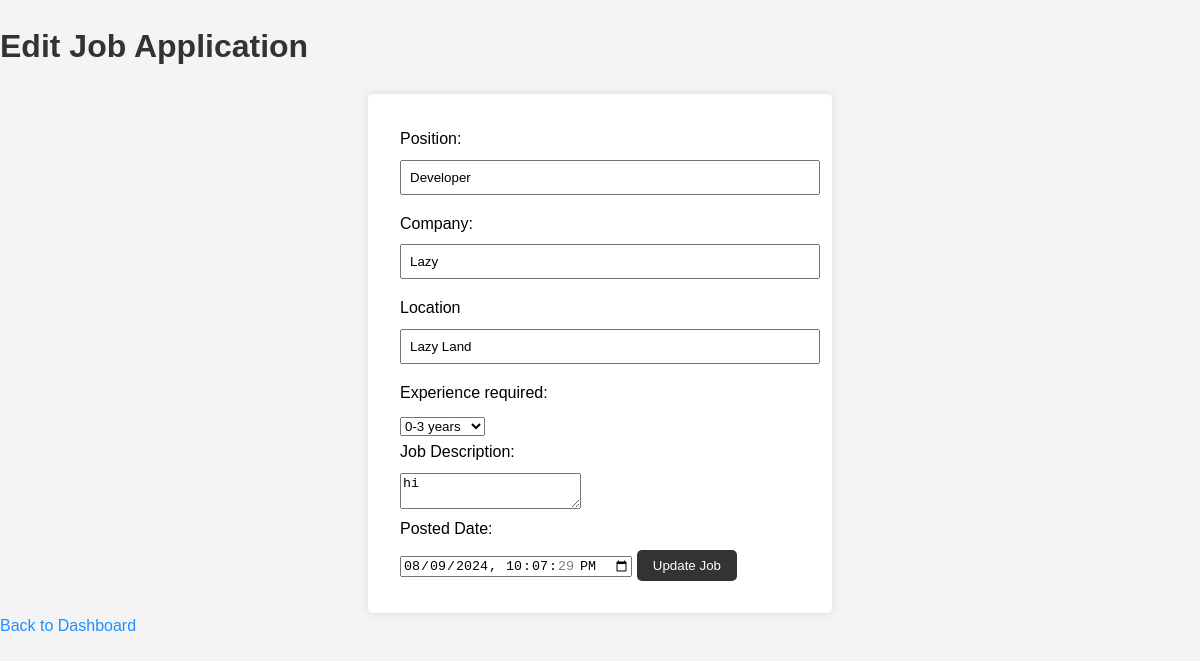
/admin/edit_job/1 (signed in), run on the app's committed database.
### tables this page shows
CREATE TABLE job_applications (
                id INTEGER PRIMARY KEY AUTOINCREMENT,
                position TEXT NOT NULL,
                company TEXT NOT NULL,
                location TEXT NOT NULL,
                experience_range TEXT NOT NULL,
                description TEXT NOT NULL,
                posted_date TEXT NOT NULL
            );

### admin.py (the view, shortened to what this page needs)
@admin_blueprint.route('/edit_job/<int:job_id>', methods=['GET', 'POST'])
def edit_job(job_id):
    if 'username' not in session or not session.get('is_admin'):
        return redirect(url_for('auth.sign_in'))
    db = get_db()
    job = db.execute('SELECT * FROM job_applications WHERE id = ?', (job_id,)).fetchone()
    if not job:
        flash('Job application not found.')
        return redirect(url_for('admin.dashboard'))
    return render_template('edit_job.html', job=job)

### create_db.py (called while the page is built)
def get_db():
    conn = sqlite3.connect(DATABASE)
    conn.row_factory = sqlite3.Row
    return conn

### templates/edit_job.html (shortened to what this page needs)
<!DOCTYPE html>
<html lang="en">
<head>
    <link rel="stylesheet" href="{{ url_for('static', filename='style.css') }}">
</head>
<body>
    <h1>Edit Job Application</h1>
    <form method="POST">
        <label for="position">Position:</label>
        <input type="text" id="position" name="position" value="{{ job.position }}" required>
        <label for="company">Company:</label>
        <input type="text" id="company" name="company" value="{{ job.company }}" required>
        <label for="location">Location</label>
        <input type="text" id="location" name="location" value="{{ job['location'] }}">
        <label for="experience_range">Experience required:</label>
        <select id="experience_range" name="experience_range" required>
            <option value="0-3 years" {% if job.experience_range == '0-3 years' %}selected{% endif %}>0-3 years</option>
        </select>
        <label for="description">Job Description:</label>
        <textarea id="description" name="description" required>{{ job.description }}</textarea>
        <label for="posted_date">Posted Date:</label>
        <input type="datetime-local" id="posted_date" name="posted_date" value="{{ job.posted_date }}" required>
        <button type="submit">Update Job</button>
    </form>
    <a href="{{ url_for('admin.dashboard') }}">Back to Dashboard</a>
</body>
</html>

### static/style.css (style rules this page uses)
body { font-family: Arial, sans-serif; margin: 0; padding: 0; line-height: 1.6; background: #f4f4f4; }
h1, h2 { color: #333; }
form { margin: 0 auto; padding: 2rem; max-width: 400px; background: #fff; border-radius: 5px; box-shadow: 0 0 10px rgba(0, 0, 0, 0.1); }
label { display: block; margin-bottom: 0.5rem; }
input[type="text"], input[type="password"] { width: 100%; padding: 0.5rem; margin-bottom: 1rem; }
button { background: #333; color: #fff; padding: 0.5rem 1rem; border: none; cursor: pointer; border-radius: 5px; }
a { color: #1E90FF; text-decoration: none; }

### data on the page
job_applications: position "Developer", company "Lazy", location "Lazy Land", experience_range "0-3 years", description "hi", posted_date "08/09/2024 22:07:29"
